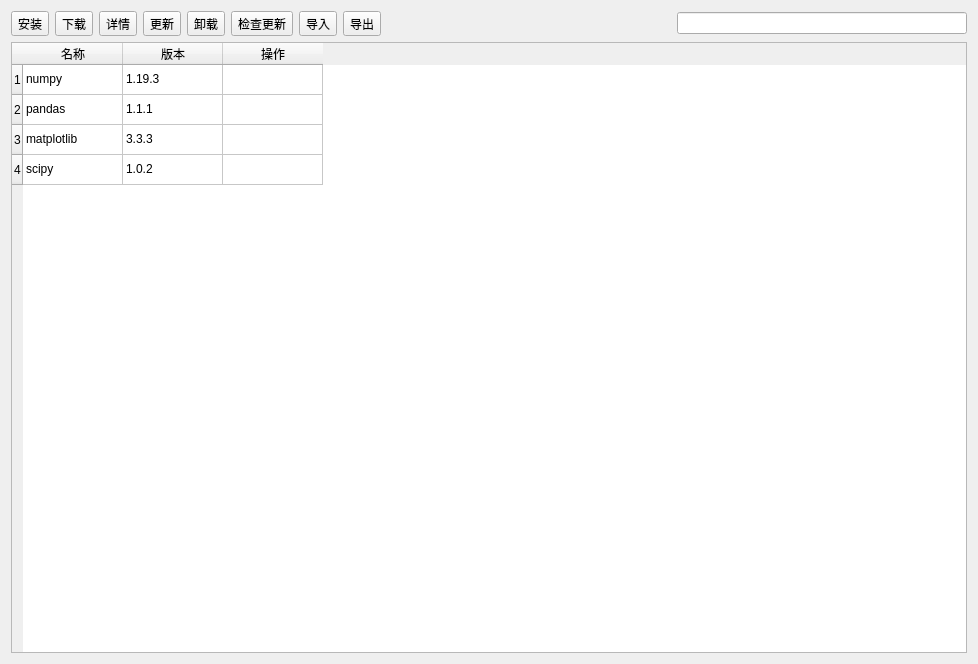
<?xml version="1.0" encoding="UTF-8"?>
<ui version="4.0">
 <class>Form</class>
 <widget class="QWidget" name="Form">
  <property name="geometry">
   <rect>
    <x>0</x>
    <y>0</y>
    <width>978</width>
    <height>664</height>
   </rect>
  </property>
  <property name="windowTitle">
   <string>扩展中心</string>
  </property>
  <layout class="QVBoxLayout" name="verticalLayout">
   <item>
    <layout class="QHBoxLayout" name="horizontalLayout">
     <item>
      <widget class="QToolButton" name="toolButton">
       <property name="text">
        <string>安装</string>
       </property>
      </widget>
     </item>
     <item>
      <widget class="QToolButton" name="toolButton_6">
       <property name="text">
        <string>下载</string>
       </property>
      </widget>
     </item>
     <item>
      <widget class="QToolButton" name="toolButton_2">
       <property name="text">
        <string>详情</string>
       </property>
      </widget>
     </item>
     <item>
      <widget class="QToolButton" name="toolButton_3">
       <property name="text">
        <string>更新</string>
       </property>
      </widget>
     </item>
     <item>
      <widget class="QToolButton" name="toolButton_4">
       <property name="text">
        <string>卸载</string>
       </property>
      </widget>
     </item>
     <item>
      <widget class="QToolButton" name="toolButton_5">
       <property name="text">
        <string>检查更新</string>
       </property>
      </widget>
     </item>
     <item>
      <widget class="QToolButton" name="toolButton_7">
       <property name="text">
        <string>导入</string>
       </property>
      </widget>
     </item>
     <item>
      <widget class="QToolButton" name="toolButton_8">
       <property name="text">
        <string>导出</string>
       </property>
      </widget>
     </item>
     <item>
      <spacer name="horizontalSpacer">
       <property name="orientation">
        <enum>Qt::Horizontal</enum>
       </property>
       <property name="sizeHint" stdset="0">
        <size>
         <width>40</width>
         <height>20</height>
        </size>
       </property>
      </spacer>
     </item>
     <item>
      <widget class="QLineEdit" name="lineEdit"/>
     </item>
    </layout>
   </item>
   <item>
    <widget class="QTableWidget" name="tableWidget">
     <row>
      <property name="text">
       <string>1</string>
      </property>
     </row>
     <row>
      <property name="text">
       <string>2</string>
      </property>
     </row>
     <row>
      <property name="text">
       <string>3</string>
      </property>
     </row>
     <row>
      <property name="text">
       <string>4</string>
      </property>
     </row>
     <column>
      <property name="text">
       <string>名称</string>
      </property>
     </column>
     <column>
      <property name="text">
       <string>版本</string>
      </property>
     </column>
     <column>
      <property name="text">
       <string>操作</string>
      </property>
     </column>
     <item row="0" column="0">
      <property name="text">
       <string>numpy</string>
      </property>
      <property name="checkState">
       <enum>Unchecked</enum>
      </property>
     </item>
     <item row="0" column="1">
      <property name="text">
       <string>1.19.3</string>
      </property>
     </item>
     <item row="1" column="0">
      <property name="text">
       <string>pandas</string>
      </property>
      <property name="checkState">
       <enum>Unchecked</enum>
      </property>
     </item>
     <item row="1" column="1">
      <property name="text">
       <string>1.1.1</string>
      </property>
     </item>
     <item row="2" column="0">
      <property name="text">
       <string>matplotlib</string>
      </property>
      <property name="checkState">
       <enum>Unchecked</enum>
      </property>
     </item>
     <item row="2" column="1">
      <property name="text">
       <string>3.3.3</string>
      </property>
     </item>
     <item row="3" column="0">
      <property name="text">
       <string>scipy</string>
      </property>
      <property name="checkState">
       <enum>Unchecked</enum>
      </property>
     </item>
     <item row="3" column="1">
      <property name="text">
       <string>1.0.2</string>
      </property>
     </item>
    </widget>
   </item>
  </layout>
 </widget>
 <resources/>
 <connections/>
</ui>
